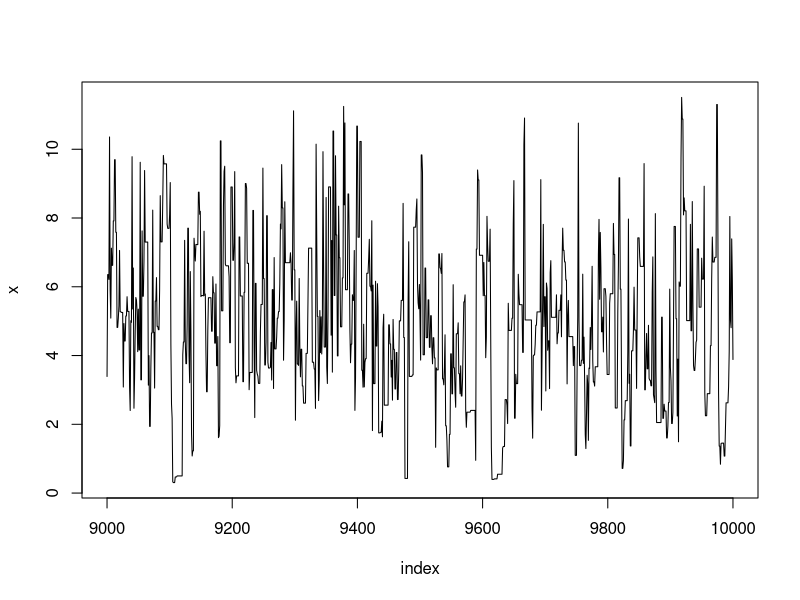

Here is the R script that generated this plot:
## ---- chunk 1
knitr::opts_chunk$set(cache=TRUE, autodep=TRUE, cache.comments=TRUE)
## ---- chunk 2
simreps <- 10000
P <- matrix(data = c(0.99, 0.01, 0, 0.5, 0.4, 0.1, 0, 0.25, 0.75), nrow = 3, byrow = TRUE)
n <- nrow(P)
X <- numeric(simreps)
## for a healthy person at time 1
X[1] <- 1

for (t in 1:(simreps-1)) {
    X[t + 1] <- sample(x = 1:n, size = 1, prob = P[X[t], ])
}

cat("Healthy person to start")
table(X)
table(X) / length(X)

## for a severly ill person at time 1
X[1] <- 3

for (t in 1:(simreps-1)) {
    X[t + 1] <- sample(x = 1:n, size = 1, prob = P[X[t], ])
}

cat("Serevely ill person to start")
table(X)
table(X) / length(X)
## ---- chunk 3
## define Rayleigh density
f <- function(x, sigma) {
    if (any(x < 0)) return(0)
    stopifnot(sigma > 0)
    return((x / sigma^2) * exp(-x^2 / (2*sigma^2)))
}

## construct the chain
m <- 10000
sigma <- 4
x <- numeric(m)
x[1] <- rchisq(1, df = 1)
k <- 0 ## rejections to investigate efficiency
u <- runif(m) ## acceptance probabilities

for (i in 2:m) {
    xt <- x[i-1]
    y <- rchisq(1, df = xt)
    num <- f(y, sigma) * dchisq(xt, df = y)
    den <- f(xt, sigma) * dchisq(y, df = xt)
    if (u[i] <= num/den) {
        x[i] <- y 
    } else {
        ## y is rejected
        x[i] <- xt
        k <- k + 1
    }
}

print(k) / m
## ---- chunk 4
## go past burn-in
index <- 9000:10000
y1 <- x[index]
plot(index, y1, type = "l", main = "", ylab = "x")
## ---- chunk 5
## expected value
mean(y1)
## in theory
sigma * sqrt(pi /2)
